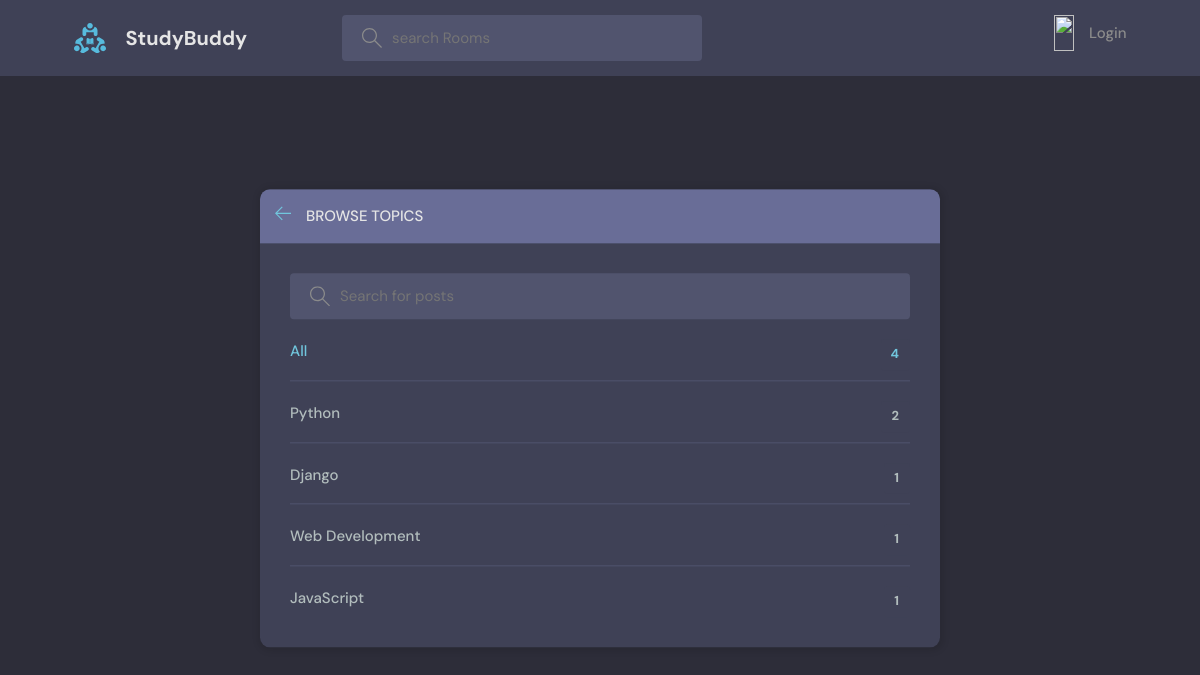
/topics/, run on an earlier commit of the app's database.
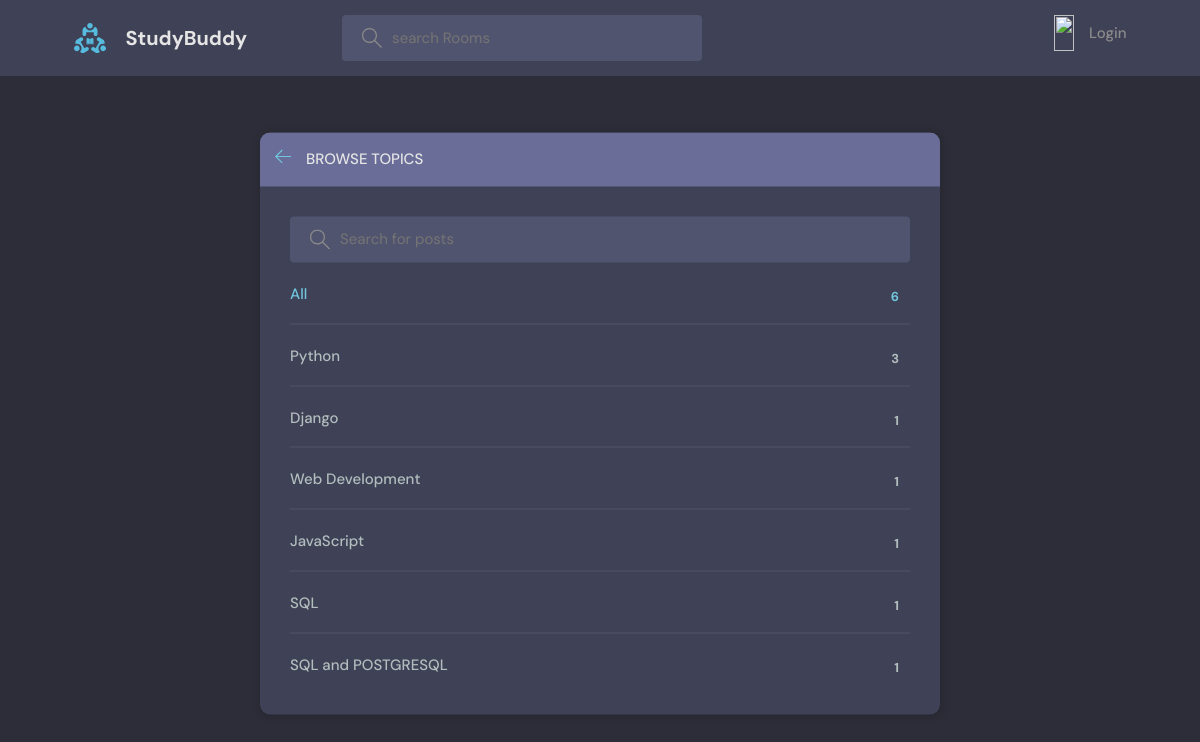
And on a later commit of the database.
### base/models.py (models this page shows, shortened)
class Topic(models.Model):
    name=models.CharField(max_length=200)

### base/views.py (the view)
# urls.py: path('topics/',views.topicsPage,name="topics"),
def topicsPage(request):
    q= request.GET.get('q') if request.GET.get('q')!=None else''
    topics=Topic.objects.filter(name__icontains=q)
    return render(request,'base/topics.html',{'topics':topics})

### base/templates/base/topics.html (shortened to what this page needs)
{% extends 'main.html' %}
{% block content %}
    <main class="create-room layout">
      <div class="container">
        <div class="layout__box">
          <div class="layout__boxHeader">
            <div class="layout__boxTitle">
              <a href="{% url 'home' %}">
                <svg version="1.1" xmlns="http://www.w3.org/2000/svg" width="32" height="32" viewBox="0 0 32 32">
                  <title>arrow-left</title>
                  <path
                    d="M13.723 2.286l-13.723 13.714 13.719 13.714 1.616-1.611-10.96-10.96h27.625v-2.286h-27.625l10.965-10.965-1.616-1.607z"
                  ></path>
                </svg>
              </a>
              <h3>Browse Topics</h3>
            </div>
          </div>
          <div class="topics-page layout__body">
            <form class="header__search" method="GET" >
              <label>
                <input name="q" placeholder="Search for posts" />
              </label>
            </form>
            <ul class="topics__list">
              <li>
                <a href="{% url 'topics' %}" class="active">All <span>{{topics.count}}</span></a>
              </li>
              {% for topic in topics %}
              <li>
                <a href="{% url 'home' %}?q={{topic.name}}">{{topic.name}} <span>{{topic.room_set.all.count}}</span></a>
              </li>
              {% endfor %}
            </ul>
          </div>
        </div>
      </div>
    </main>
    {% endblock %}

What changed in the data, as far as the page shows it:
computed for Topic "Python": room_set.all.count "2" → "3"
added Topic: name "SQL", room_set.all.count "1"
added Topic: name "SQL and POSTGRESQL", room_set.all.count "1"
Also different on the page:
{{ topics.count }}: "4" → "6"
